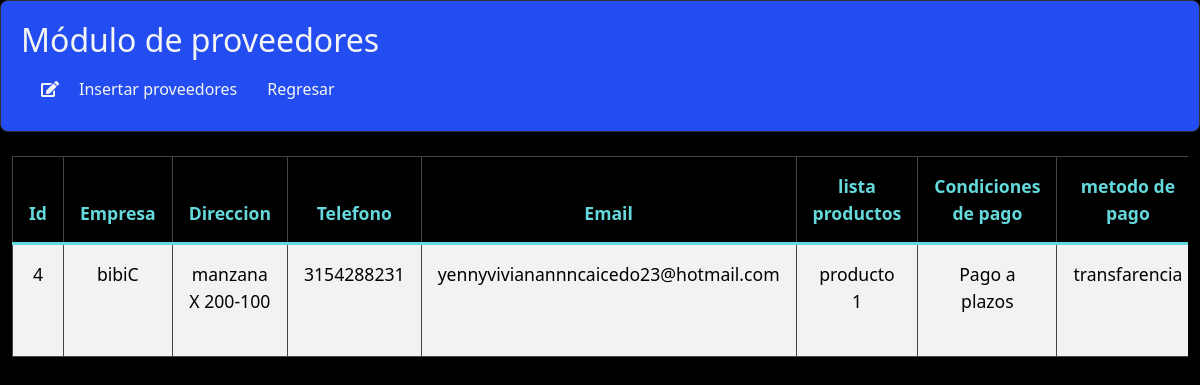
/app/Views/Suppliers/create.php (signed in), run on the app's committed database.
### tables this page shows
CREATE TABLE `proveedores` (
  `id_proveedor` int(11) NOT NULL,
  `nombre_empresa` varchar(150) NOT NULL,
  `direccion` varchar(150) NOT NULL,
  `telefono` varchar(150) NOT NULL,
  `correo_electronico` varchar(255) NOT NULL,
  `lista_productos` varchar(150) NOT NULL,
  `condiciones_pago` enum('Pago anticipado','Pago a plazos','Pago contra entrega') DEFAULT NULL,
  `metodo_pago` varchar(50) NOT NULL,
  `descripcion` varchar(150) NOT NULL,
  `historial_pedidos` varchar(255) NOT NULL,
  `id_producto` int(11) DEFAULT NULL,
  `archivo` varchar(255) DEFAULT NULL
);

### app/Views/Suppliers/create.php (the view, shortened to what this page needs)
 <!DOCTYPE html>
    <html lang="es">
    <head>
        <link href="https://cdn.jsdelivr.net/npm/bootstrap@5.0.2/dist/css/bootstrap.min.css" rel="stylesheet"
>
        <link href="https://cdnjs.cloudflare.com/ajax/libs/font-awesome/5.15.3/css/all.min.css" rel="stylesheet">
    </head>
    <body>
</head>
<body>
    <div class="panel">
        <div class="column">
            <h2>Módulo de proveedores</h2>
            <ul class="nav">
                <li><i class="fas fa-edit icon"></i><a href='insert.php?da=2'>Insertar proveedores</a></li>
                <li class="nav-item">
                <a class="nav-link" href="/OptimizationPRO/app/main.php">
                                 Regresar
                            </a>
                        </li>
            </ul>
        </div>
    </div>
    <div class="container-fluid">
    <div class="table-container">
        <div class="table-responsive">
            <table class="table table-striped">
                <thead class="thead-light">
            <tr>
                <th scope="col">Id</th>
                <th scope="col">Empresa</th>
                <th scope="col">Direccion</th>
                <th scope="col">Telefono</th>
                <th scope="col">Email</th>
                <th scope="col">lista productos</th>
                <th scope="col">Condiciones de pago</th>
                <th scope="col">metodo de pago</th>
    </thead>
    <tbody>
    <?php
$mysqli = mysqli_connect(db_host, db_username, db_password, db_dbname);
mysqli_set_charset($mysqli, 'utf8');
$consulta = "SELECT * FROM proveedores ORDER BY id_proveedor";
$resultados = $mysqli->query($consulta);
while ($proveedor = $resultados->fetch_assoc()) {
?>
<tr>
        <td><?php echo htmlspecialchars($proveedor['id_proveedor']); ?></td>
        <td><?php echo htmlspecialchars($proveedor['nombre_empresa']); ?></td>
        <td><?php echo htmlspecialchars($proveedor['direccion']); ?></td>
        <td><?php echo htmlspecialchars($proveedor['telefono']); ?></td>
        <td><?php echo htmlspecialchars($proveedor['correo_electronico']); ?></td>
        <td><?php echo htmlspecialchars($proveedor['lista_productos']); ?></td>
        <td><?php echo htmlspecialchars($proveedor['condiciones_pago']); ?></td>
        <td><?php echo htmlspecialchars($proveedor['metodo_pago']); ?></td>
</tr>
            <?php
        }
        ?>
    </tbody>
</table>
</body>
</html>

### app/Views/Suppliers/create.php (style rules this page uses)
body { background-color: #000; color: #f5f5f5; }
.panel { display: flex; justify-content: space-between; border: 1px solid #333; padding: 20px; border-radius: 8px; background-color: #234DF0; }
.column { width: 48%; }
h2 { color: whitesmoke; }
.nav { display: flex; align-items: center; float: left; margin-left: 20px; }
.nav a { color: whitesmoke; text-decoration: none; padding: 10px; font-size: 16px; margin-left: 10px; }
.table-container { width: 100%; margin: 0 auto; }
.table { width: 100%; table-layout: auto; word-wrap: break-word; color: #fff; background-color: #818274; }
.table th, .table td { border: 1px solid #444; padding: 1rem; font-size: 1.1rem; text-align: center; }
.table th { background-color: #000000; color: #65D8DB; font-weight: bold; border-bottom: 3px solid #ff6f61; }
.table tbody tr { background-color: #000; }
.table tbody tr:nth-of-type(odd) { background-color: #fff; color: #000; }
.table-responsive { margin-top: 1.5rem; overflow-x: auto; }

### data on the page
proveedores: id_proveedor "4", nombre_empresa "bibiC", direccion "manzana X 200-100", telefono "3154288231", correo_electronico "yennyvivianannncaicedo23@hotmail.com", lista_productos "producto 1", condiciones_pago "Pago a plazos", metodo_pago "transfarencia"
